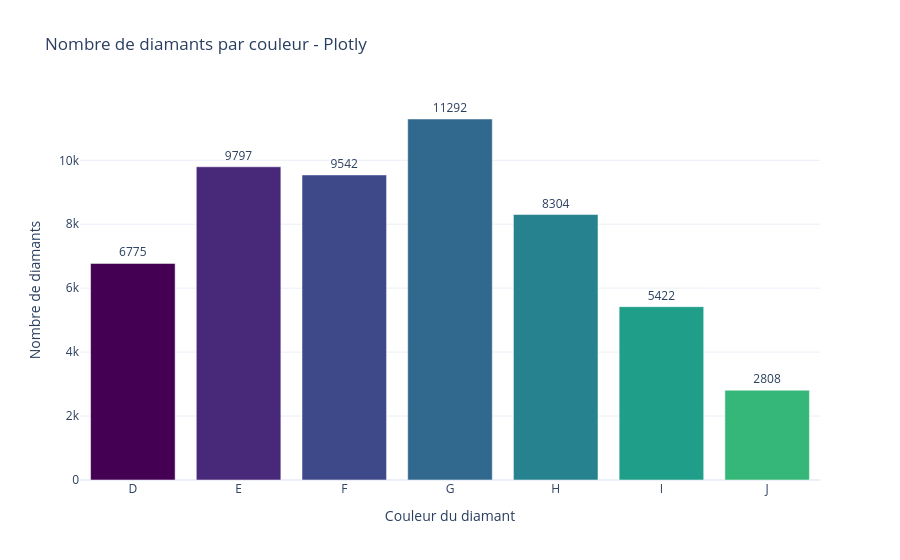

The notebook cell saved with this chart:
### Markdown cell above
<hr style="border: 2px solid black;">

## 3. Analyse Supplémentaire

### 3.1 Diagramme à barres par couleur (color)

### Code cell
# Diagramme à barres par couleur avec Plotly
color_counts = diamonds_df['color'].value_counts().sort_index()

fig = px.bar(x=color_counts.index, y=color_counts.values,
             labels={'x': 'Couleur du diamant', 'y': 'Nombre de diamants'},
             title='Nombre de diamants par couleur - Plotly',
             color=color_counts.index,
             color_discrete_sequence=px.colors.sequential.Viridis,
             text=color_counts.values)

fig.update_traces(textposition='outside')
fig.update_layout(showlegend=False, template='plotly_white')
fig.show()

### Figure 1 — Plotly figure (JSON) as saved in the notebook; plotly's stock layout.template omitted (floating-point values rounded to 4 significant figures)
{"data": [{"hovertemplate": "color=D<br>Couleur du diamant=%{x}<br>Nombre de diamants=%{y}<br>text=%{text}<extra></extra>", "legendgroup": "D", "marker": {"color": "#440154", "pattern": {"shape": ""}}, "name": "D", "orientation": "v", "showlegend": true, "text": [6775.0], "textposition": "outside", "type": "bar", "x": ["D"], "xaxis": "x", "y": [6775], "yaxis": "y"}, {"hovertemplate": "color=E<br>Couleur du diamant=%{x}<br>Nombre de diamants=%{y}<br>text=%{text}<extra></extra>", "legendgroup": "E", "marker": {"color": "#482878", "pattern": {"shape": ""}}, "name": "E", "orientation": "v", "showlegend": true, "text": [9797.0], "textposition": "outside", "type": "bar", "x": ["E"], "xaxis": "x", "y": [9797], "yaxis": "y"}, {"hovertemplate": "color=F<br>Couleur du diamant=%{x}<br>Nombre de diamants=%{y}<br>text=%{text}<extra></extra>", "legendgroup": "F", "marker": {"color": "#3e4989", "pattern": {"shape": ""}}, "name": "F", "orientation": "v", "showlegend": true, "text": [9542.0], "textposition": "outside", "type": "bar", "x": ["F"], "xaxis": "x", "y": [9542], "yaxis": "y"}, {"hovertemplate": "color=G<br>Couleur du diamant=%{x}<br>Nombre de diamants=%{y}<br>text=%{text}<extra></extra>", "legendgroup": "G", "marker": {"color": "#31688e", "pattern": {"shape": ""}}, "name": "G", "orientation": "v", "showlegend": true, "text": [11290.0], "textposition": "outside", "type": "bar", "x": ["G"], "xaxis": "x", "y": [11292], "yaxis": "y"}, {"hovertemplate": "color=H<br>Couleur du diamant=%{x}<br>Nombre de diamants=%{y}<br>text=%{text}<extra></extra>", "legendgroup": "H", "marker": {"color": "#26828e", "pattern": {"shape": ""}}, "name": "H", "orientation": "v", "showlegend": true, "text": [8304.0], "textposition": "outside", "type": "bar", "x": ["H"], "xaxis": "x", "y": [8304], "yaxis": "y"}, {"hovertemplate": "color=I<br>Couleur du diamant=%{x}<br>Nombre de diamants=%{y}<br>text=%{text}<extra></extra>", "legendgroup": "I", "marker": {"color": "#1f9e89", "pattern": {"shape": ""}}, "name": "I", "orientation": "v", "showlegend": true, "text": [5422.0], "textposition": "outside", "type": "bar", "x": ["I"], "xaxis": "x", "y": [5422], "yaxis": "y"}, {"hovertemplate": "color=J<br>Couleur du diamant=%{x}<br>Nombre de diamants=%{y}<br>text=%{text}<extra></extra>", "legendgroup": "J", "marker": {"color": "#35b779", "pattern": {"shape": ""}}, "name": "J", "orientation": "v", "showlegend": true, "text": [2808.0], "textposition": "outside", "type": "bar", "x": ["J"], "xaxis": "x", "y": [2808], "yaxis": "y"}], "layout": {"barmode": "relative", "legend": {"title": {"text": "color"}, "tracegroupgap": 0}, "showlegend": false, "title": {"text": "Nombre de diamants par couleur - Plotly"}, "xaxis": {"anchor": "y", "domain": [0, 1], "title": {"text": "Couleur du diamant"}}, "yaxis": {"anchor": "x", "domain": [0, 1], "title": {"text": "Nombre de diamants"}}}}
